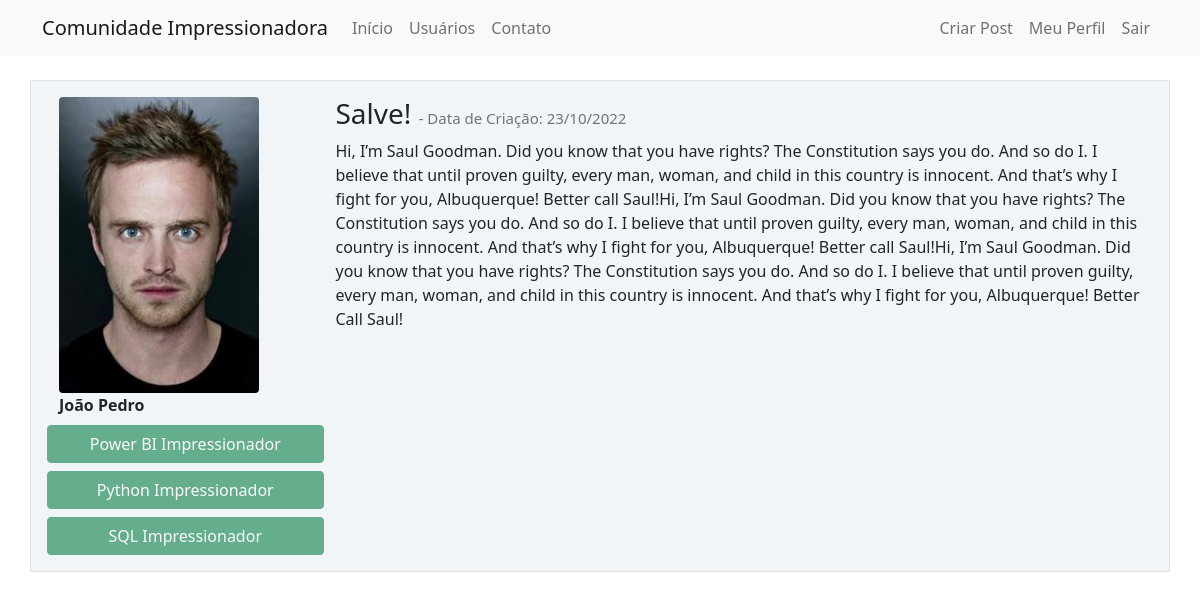
/post/2 (signed in), run on the app's committed database.
### comunidadeimpressionadora/models.py (models this page shows, shortened)
class Usuario(database.Model, UserMixin):
    id = database.Column(database.Integer, primary_key=True)
    username = database.Column(database.String, nullable=False)
    email = database.Column(database.String, nullable=False, unique=True)
    senha = database.Column(database.String, nullable=False)
    foto_perfil = database.Column(database.String, default='default.jpg')
    posts = database.relationship('Post', backref='autor', lazy=True)
    cursos = database.Column(database.String, nullable=False, default='Não Informado')

class Post(database.Model):
    id = database.Column(database.Integer, primary_key=True)
    titulo = database.Column(database.String, nullable=False)
    corpo = database.Column(database.Text, nullable=False)
    data_criacao = database.Column(database.DateTime, nullable=False, default=datetime.utcnow)
    id_usuario = database.Column(database.Integer, database.ForeignKey('usuario.id'), nullable=False)

### comunidadeimpressionadora/routes.py (the view)
@app.route('/post/<post_id>', methods=['GET', 'POST'])
@login_required
def exibir_post(post_id):
    post = Post.query.get(post_id)
    if current_user == post.autor:
        form = FormCriarPost()
        if request.method == 'GET':
            form.titulo.data = post.titulo
            form.corpo.data = post.corpo
        elif form.validate_on_submit():
            post.titulo = form.titulo.data
            post.corpo = form.corpo.data
            database.session.commit()
            flash('Post Atualizado com Sucesso', 'alert-success')
            return redirect(url_for('home'))
    else:
        form = None
    return render_template('post.html', post=post, form=form)

### comunidadeimpressionadora/models.py (called while the page is built)
@login_manager.user_loader
def load_usuario(id_usuario):
    return Usuario.query.get(int(id_usuario))

### comunidadeimpressionadora/templates/post.html (shortened to what this page needs)
{% extends 'base.html' %}
{% block body %}
        <div class="container mt-3">
            <div class="row border mt-4 p-3 meupost">
                <div class="col col-3">
                    <div class="image pe-2"> <img src="{{ url_for('static', filename='fotos_perfil/{}'.format(post.autor.foto_perfil)) }}" class="rounded" width="200"> </div>
                    <strong>{{ post.autor.username }}</strong>
                    <div class="row justify-content-center">
                            {% for curso in post.autor.cursos.split(';') %}
                                <button type="button" class="btn btn-success mt-2" disabled>{{ curso }}</button>
                            {% endfor %}
                    </div>
                </div>
                <div class="col col-9">
                    <h3>{{ post.titulo }}
                    <small class="text-muted" style="font-size: 15px"> - Data de Criação: {{ post.data_criacao.strftime('%d/%m/%Y') }}
                    </small>
                    </h3>
                    <p>{{ post.corpo }}</p>
                </div>
            </div>
        </div>
{% endblock %}

### comunidadeimpressionadora/static/main.css (style rules this page uses)
.meupost { background: #f2f5f8 !important; }

### data on the page
Usuario: foto_perfil (picture), autor.username "João Pedro"
Post: titulo "Salve!", data_criacao "23/10/2022", corpo "Hi, I’m Saul Goodman. Did you know that you have rights? The Constitution says you do. And so do I. I believe that until proven guilty, every man, woman, and child in this country is innocent. And that’s why I fight for you, Albuquerque! Better call Saul!Hi, I’m Saul Goodman. Did you know that you have rights? The Constitution says you do. And so do I. I believe that until proven guilty, every man, woman, and child in this country is innocent. And that’s why I fight for you, Albuquerque! Better call Saul!Hi, I’m Saul Goodman. Did you know that you have rights? The Constitution says you do. And so do I. I believe that until proven guilty, every man, woman, and child in this country is…"

### other printed values
{{ curso }} "Power BI Impressionador" "Python Impressionador" "SQL Impressionador"
